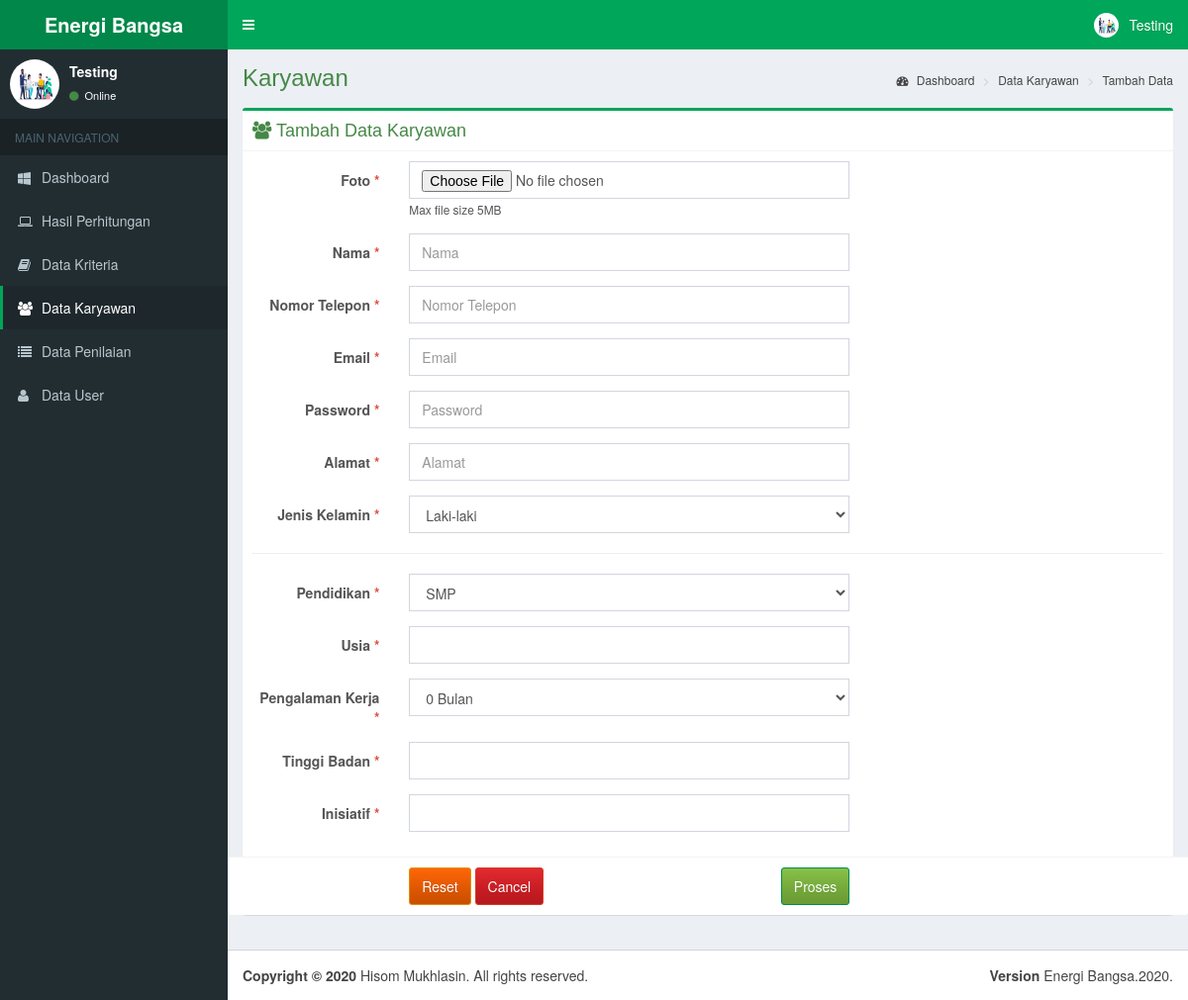
/add-karyawan.php (signed in), run on an earlier commit of the app's database.
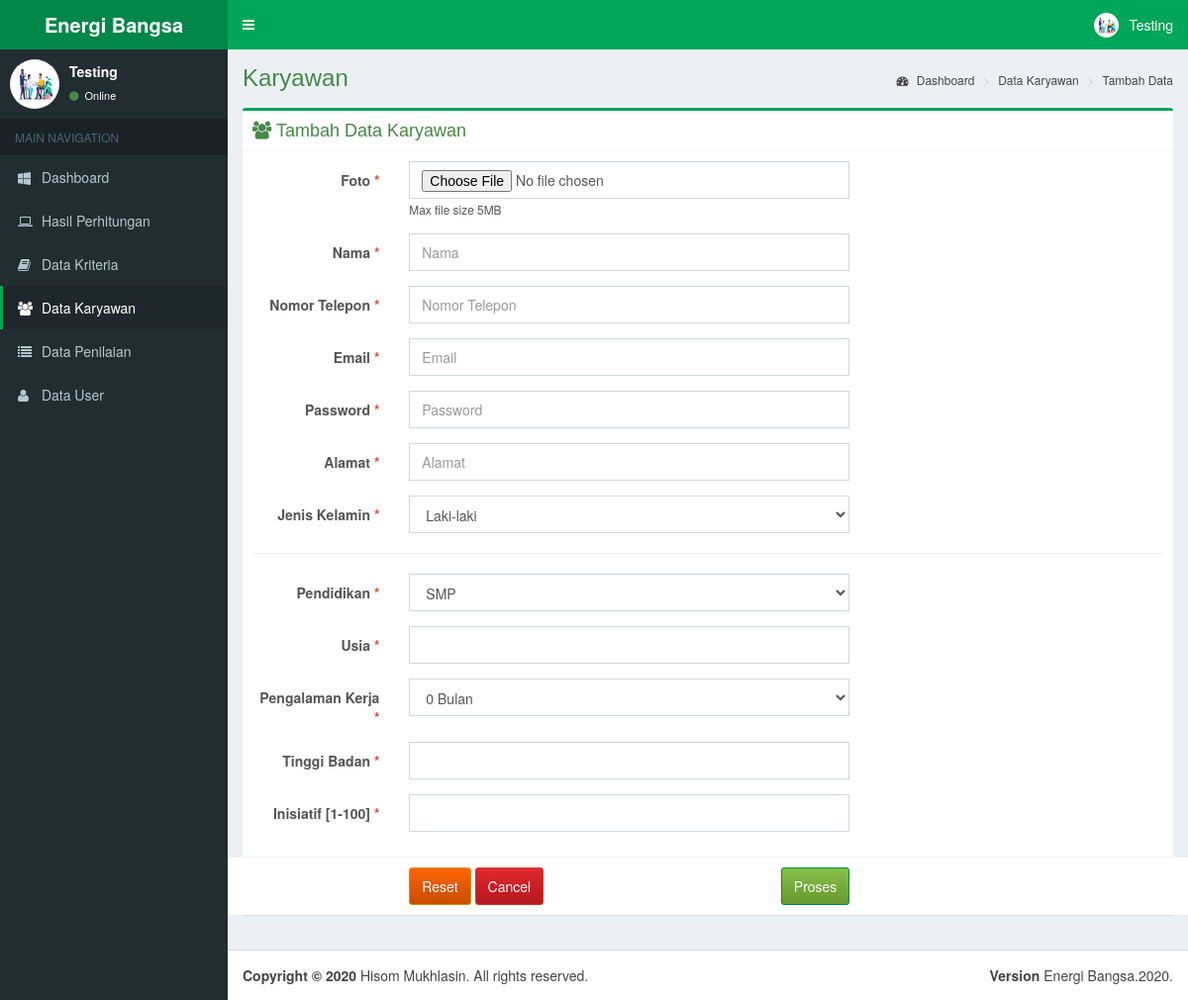
And on a later commit of the database.
### tables this page shows
CREATE TABLE `kriteria` (
  `id_kriteria` int(11) NOT NULL AUTO_INCREMENT,
  `kriteria` varchar(50) NOT NULL,
  `cost_benefit` varchar(10) NOT NULL,
  `tipe` varchar(10) NOT NULL DEFAULT 'Option',
  `limit` tinyint(1) NOT NULL,
  `bobot` float DEFAULT '0',
  PRIMARY KEY (`id_kriteria`)
);

### add-karyawan.php (the view, shortened to what the changed rows need)
<?php
include 'dbconf.php';
?>
<!DOCTYPE html>
<html>
<head>
	<?php include 'layout/head.php'; ?>
</head>
<body class="hold-transition fixed skin-green sidebar-mini">
<div class="wrapper">
	<div class="content-wrapper">
		<section class="content-header">
			<h1 class="text-success">Karyawan</h1>
		</section>
		<section class="content">
			<div class="box box-success">
				<form class="form-horizontal" enctype="multipart/form-data" method="post" action="proses-karyawan.php">
					<div class="row">
						<div class="col-xs-12">
							<div class="box-body">
								<?php
								$query = "SELECT * FROM `kriteria`";
								$result = $mysqli->query($query);
								?>
								<?php if ($result->num_rows > 0): ?>
									<?php while ($row = $result->fetch_assoc()): $row = (object)$row; ?>
										<div class="form-group">
											<label for="jenis_kelamin" class="col-sm-2 control-label"><?php echo $row->kriteria; ?> <span class="text-red">*</span></label>
											<div class="col-sm-6">
												<?php
												if ($row->tipe == 'Option'):
													$sub_query = "SELECT * FROM `sub_kriteria` WHERE id_kriteria = $row->id_kriteria";
													$sub_result = $mysqli->query($sub_query);
													?>
													<select class="form-control" name="sub_kriteria[<?php echo $row->id_kriteria; ?>]" id="<?php echo $row->kriteria; ?>">
														<?php while ($xrow = $sub_result->fetch_assoc()): $xrow = (object)$xrow; ?>
															<option value='<?php echo $xrow->id_sub_kriteria; ?>'><?php echo $xrow->sub_kriteria ?></option>
														<?php endwhile; ?>
													</select>
												<?php
												else: ?>
													<input type="number" class="form-control" name="sub_kriteria[<?php echo $row->id_kriteria; ?>]" id="<?php echo $row->kriteria; ?>">
												<?php endif; ?>
											</div>
										</div>
									<?php endwhile; ?>
								<?php endif; ?>
							</div>
						</div>
					</div>
				</form>
			</div>
		</section>
	</div>
</div>
</body>
</html>

What changed in the data, as far as the page shows it:
changed kriteria: kriteria "Inisiatif" → "Inisiatif [1-100]"
